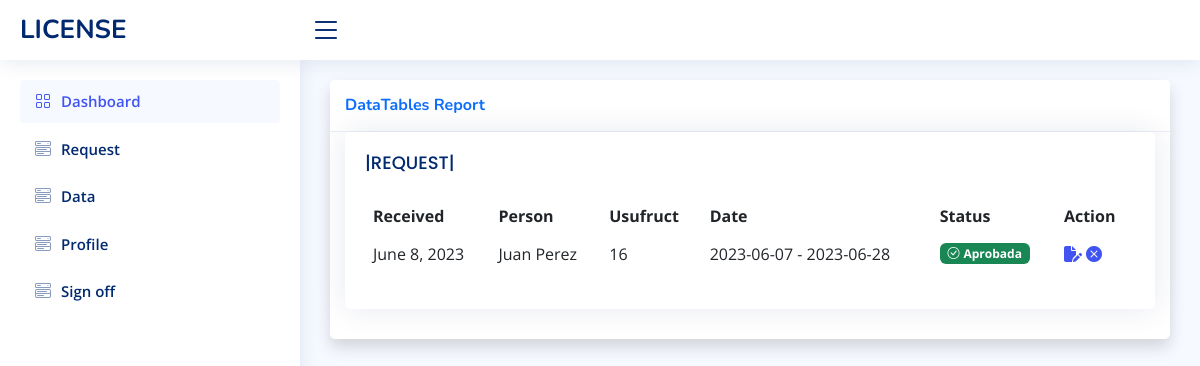
The page /request/ (signed in) on the database its author committed.
### RequestsLicense/models.py (models this page shows)
class RequestsLicense(models.Model):
    employee = models.ForeignKey(Employee, on_delete=models.CASCADE)
    last_name = models.CharField(max_length=25)
    fist_name = models.CharField(max_length=25)
    usufruct = models.IntegerField() #lo que se pide
    date_form = models.CharField(max_length=25)
    date_to = models.CharField(max_length=25)
    description = models.CharField(max_length=100)
    status = models.BooleanField(default=False)
    created = models.DateField(auto_now_add=True)
    fecha_actualizacion = models.DateTimeField(auto_now=True)

### RequestsLicense/views.py (the view)
# urls.py: path('request/',  license.view_request, name='request')
@login_required
def view_request(request):
    all_request = RequestsLicense.objects.all()
    context = {'all_request': all_request}
    return render(
        request,
       'perfil/admin/view_request.html',
        context
    )

### templates/perfil/admin/view_request.html (shortened to what this page needs)
{% extends 'base.html' %}
{% block container %}
<div class="card shadow mb-4">
    <div class="card-header py-3">
        <h6 class="m-0 font-weight-bold text-primary">DataTables Report</h6>
    </div>
    <div class="col-12">
        <div class="card recent-sales overflow-auto">
          <div class="card-body">
            <h5 class="card-title">|REQUEST|</h5>
            <table class="table table-borderless datatable">
                <thead>
                    <tr>
                            <th>Received</th>
                            <th>Person</th>
                            <th>Usufruct</th>
                            <th>Date</th>
                            <th>Status</th>
                            <th>Action</th>
                    </tr>
                </thead>
                <tbody>
                    {% for r in all_request %}
                        <tr>
                            <td>{{r.created}}</td>
                            <td>{{r.fist_name}} {{r.last_name}}</td>
                            <td>{{r.usufruct}}</td>
                            <td>{{r.date_form}} - {{r.date_to}}</td>
                                        {% if r.status == 0 %}
                                <td><span class="badge bg-warning text-dark"><i class="bi bi-exclamation-triangle me-1"></i>En espera</span></td>
                                        {% else %}
                                <td><span class="badge bg-success"><i class="bi bi-check-circle me-1"></i>Aprobada</span></td>
                                        {% endif %}
                            <td>
                                <a href="{% url 'update-request' r.id %}">
                                    <i class="fa-solid fa-file-pen"></i>
                                </a>
                                <a href="{% url 'delete-request' r.id %}">
                                    <i class="bi bi-x-circle-fill"></i>
                                </a>
                            </td>
                        </tr>
                    {% endfor %}
                </tbody>
                    </table>
            </div>
        </div>
</div>
{% endblock container %}

### static/NiceAdmin/assets/css/style.css (style rules this page uses)
:root { scroll-behavior: smooth; }
body { font-family: "Open Sans", sans-serif; background: #f6f9ff; color: #444444; }
a { color: #4154f1; text-decoration: none; }
h1, h2, h3, h4, h5, h6 { font-family: "Nunito", sans-serif; }
.card { margin-bottom: 30px; border: none; border-radius: 5px; box-shadow: 0px 0 30px rgba(1, 41, 112, 0.1); }
.card-header, .card-footer { border-color: #ebeef4; background-color: #fff; color: #798eb3; padding: 15px; }
.card-title { padding: 20px 0 15px 0; font-size: 18px; font-weight: 500; color: #012970; font-family: "Poppins", sans-serif; }
.card-body { padding: 0 20px 20px 20px; }

### rows shown on the page
RequestsLicense: created "June 8, 2023", fist_name "Juan", last_name "Perez", usufruct "16", date_form "2023-06-07", date_to "2023-06-28", status True (drawn)
